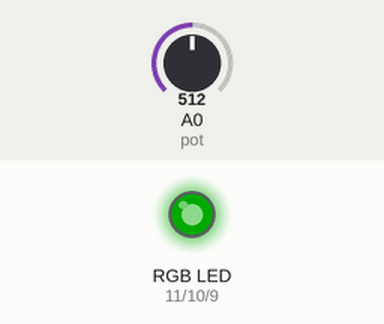
Recording of a sketch running on a simulated Arduino Uno, built with avr-gcc and run on an emulated ATmega328P. Shown: an RGB LED mixed from three pins (HIGH = lit). The test bench sets the inputs (shaded band); at power-on: A0 (pot) = 512. Dim RGB values are drawn brighter than linear.

Above: at 1.2 s.
1.3 s: A0 (pot) set to 1023
At 1.8 s:
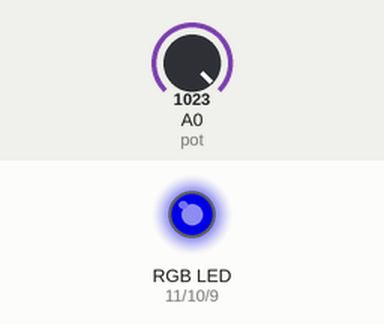
2.8 s: A0 (pot) set to 900
At 3.4 s:
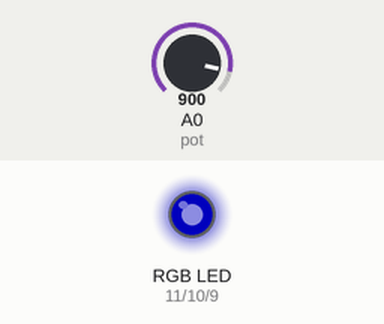
4.3 s: A0 (pot) set to 817
At 5.3 s:
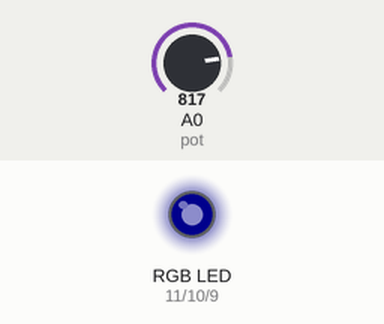
5.8 s: A0 (pot) set to 782
At 6.9 s:
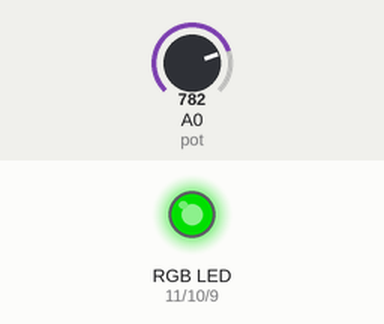
7.3 s: A0 (pot) set to 810
At 8.8 s:
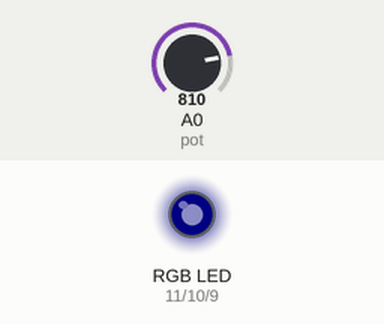
Timing chart, 0 to 9.8 s (numbered marks = the images above; inputs shaded):
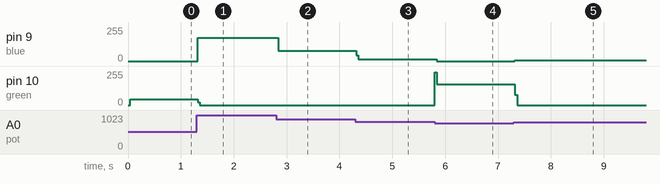

Measured:
- the behaviour switches between 800 and 799 on A0 (pot) (found by bisection; images 3 and 4)
- after the input at 1.3 s, pin 9 (blue): 0/255 → 174/255 at once; pin 10 (green): 45/255 → 0/255 at once
- after the input at 2.8 s, pin 9 (blue): 174/255 → 78/255 at once
- after the input at 4.3 s, pin 9 (blue): 78/255 → 13/255 at once
- after the input at 5.8 s, pin 9 (blue): 13/255 → 0/255 at once; pin 10 (green): 0/255 → 156/255 at once
- after the input at 7.3 s, pin 9 (blue): 0/255 → 6/255 at once; pin 10 (green): 156/255 → 0/255 at once

The sketch:

Arduino6.ino
```cpp
#define red 11
#define green 10
#define blue 9

#define pot A0 // Potansiyometre A0 pinine bağlı

int pot_value;

void deger_oku() {
  // Potansiyometreden değer oku
  pot_value = analogRead(pot);
}

void deger_yaz() {
  // Tüm LED'leri kapat
  analogWrite(red, 0);
  analogWrite(green, 0);
  analogWrite(blue, 0);

  // Potansiyometre değerine göre LED'i etkinleştir
  if (pot_value < 400) {
    // 0-399: Kırmızı
    analogWrite(red, map(pot_value, 0, 399, 0, 255));
  } else if (pot_value < 800) {
    // 400-799: Yeşil
    analogWrite(green, map(pot_value, 400, 799, 0, 255));
  } else {
    // 800-1023: Mavi
    analogWrite(blue, map(pot_value, 800, 1023, 0, 255));
  }
}

void setup() {
  pinMode(red, OUTPUT);
  pinMode(green, OUTPUT);
  pinMode(blue, OUTPUT);
}

void loop() {
  deger_oku();  // Potansiyometre değerini oku
  deger_yaz();  // RGB LED'e uygula
}
```
